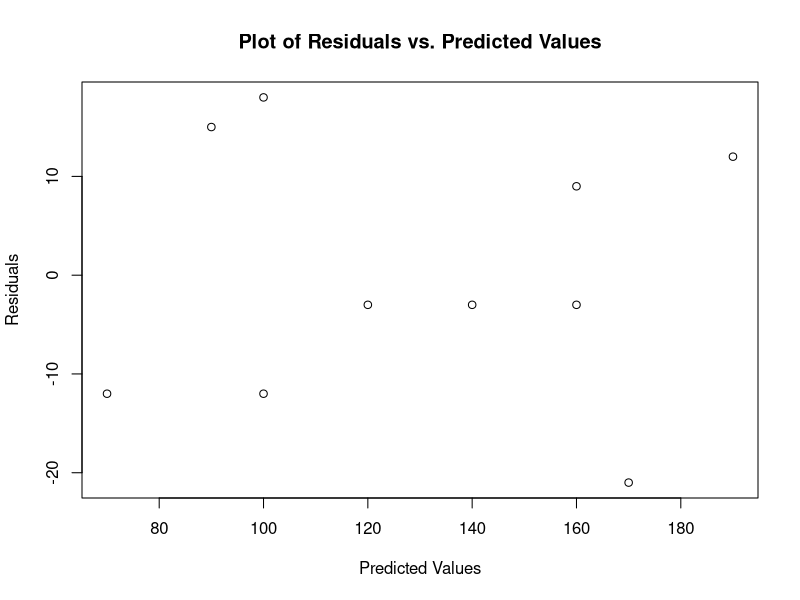
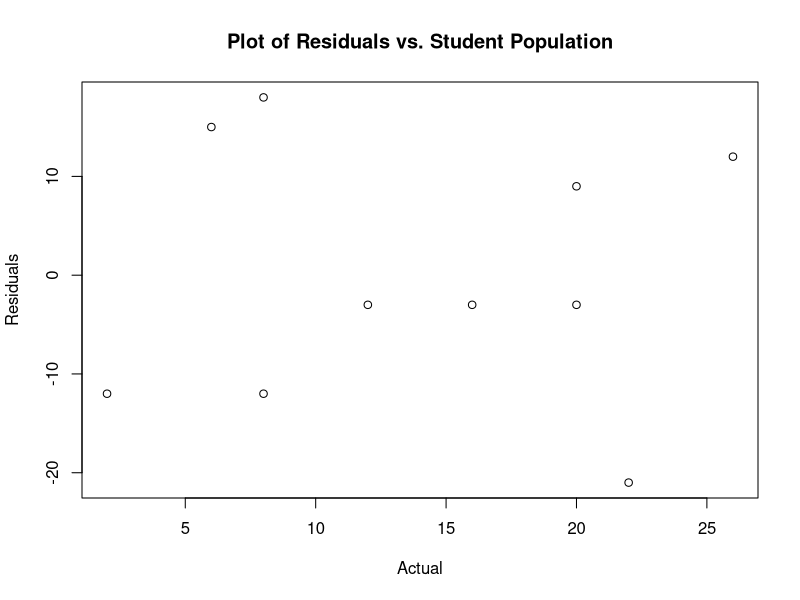
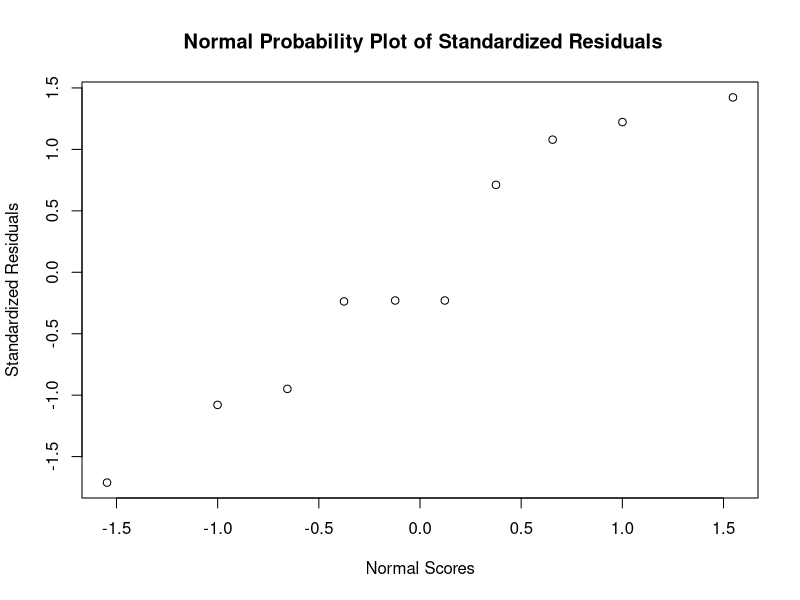

The R source for these figures, in order:
# read in data file from working directory into a data frame
armands_df <- read.csv("armands_r.csv")

# view the data in the data frame
View(armands_df)
str(armands_df)

# estimate the simple linear regression model
armands_SLR <- lm(Sales ~ Population, data = armands_df)
summary(armands_SLR)

# calculate the predicted values
armands.pred=predict(armands_SLR)

# calculate the residuals
armands.res=resid(armands_SLR)

# plot the residuals against the predicted values
plot(armands.pred,armands.res,ylab="Residuals",xlab="Predicted Values",main="Plot of Residuals vs. Predicted Values")

# plot the residuals against the independent variable
plot(armands_df$Population,armands.res,ylab="Residuals",xlab="Actual",main="Plot of Residuals vs. Student Population")

# calculate the standardized residuals and create a normal probability plot
armands.stdres=rstandard(armands_SLR)
qqnorm(armands.stdres,ylab="Standardized Residuals",xlab="Normal Scores",main=" Normal Probability Plot of Standardized Residuals")
list(armands.stdres)

# calculate the leverage values and Cook's D statistics
hatvalues(armands_SLR)
cooks.distance(armands_SLR)

# calculate the confidence and prediction intervals for a new observation
newdata=data.frame(Population=14)
predict(armands_SLR,newdata,interval="confidence",level=0.95)
predict(armands_SLR,newdata,interval="prediction",level=0.95)
